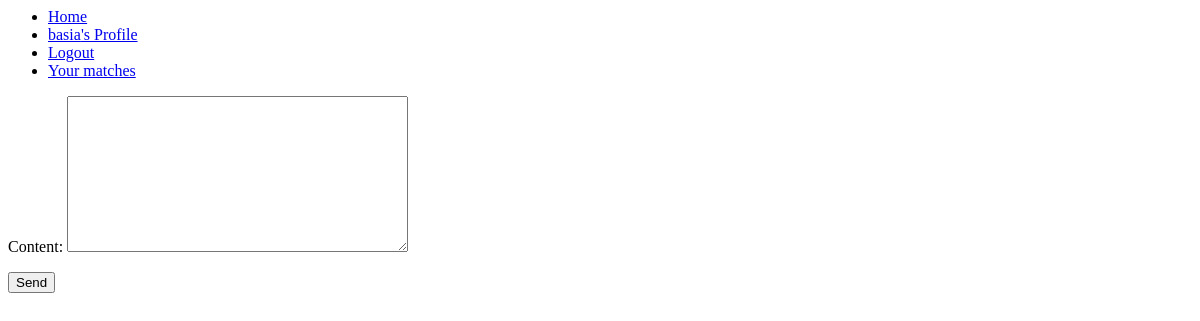
/messages/new/7 (signed in), run on an earlier commit of the app's database.
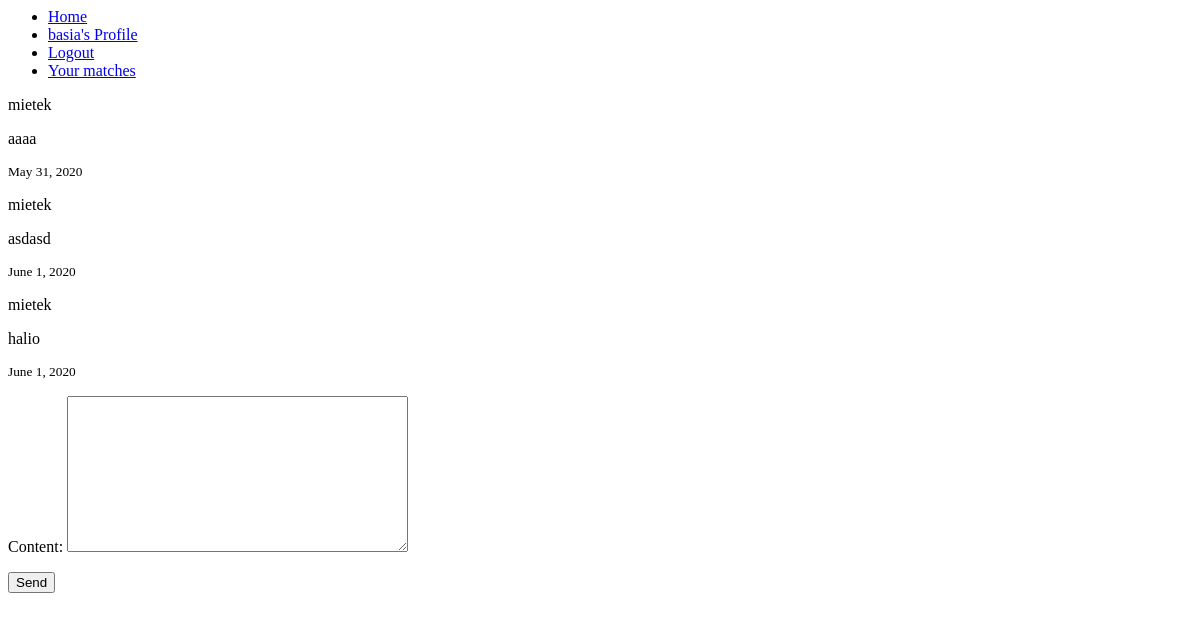
And on a later commit of the database.
### msgs/models.py (models this page shows)
class Message(models.Model):
    sender = models.ForeignKey(User, on_delete=models.CASCADE, related_name='messages_sent')
    receiver = models.ForeignKey(User, on_delete=models.CASCADE, related_name='messages_received')
    content = models.TextField(max_length=300)
    date_of_create = models.DateField(auto_now=True)

### msgs/views.py (the view, shortened to what this page needs)
# urls.py: path('new/<int:receiver_id>', MessageCreateView.as_view(), name='create_message')
class MessageCreateView(CreateView):
    model = Message
    fields = ['content']
    template_name = 'msgs/create_message.html'
    def get_context_data(self, **kwargs):
        context = super(MessageCreateView, self).get_context_data(**kwargs)
        receiver = User.objects.get(id=self.kwargs.get('receiver_id'))
        context['messages'] = Message.objects.filter(Q(sender=receiver, receiver=self.request.user)|Q(sender=self.request.user, receiver=receiver)).order_by('date_of_create')
        return context

### msgs/templates/msgs/create_message.html (shortened to what this page needs)
{% extends 'users/base.html' %}
{% block content %}
    {% for message in messages %}
        <p>{{ message.sender }}</p>
        <p>{{ message.content }}</p>
        <small>{{ message.date_of_create }}</small>
    {% endfor %}
    <form action="" method="POST">
        {{ form.as_p }}
        <button type="submit">Send</button>
    </form>
{% endblock %}

### users/templates/users/base.html (shortened to what this page needs)
<html>
    <head>
    </head>
    <body>
        <ul>
            <li><a href="{% url 'home' %}">Home</a></li>
            {% if user.is_authenticated %}
                <li><a href="{% url 'profile' pk=request.user.profile.pk %}">{{ request.user.first_name }}'s Profile</a></li>
                <li><a href="{% url 'logout' %}">Logout</a></li>
                <li><a href="{% url 'matches' %}">Your matches</a></li>
            {% else %}
                <li><a href="{% url 'register' %}">Register</a></li>
                <li><a href="{% url 'login' %}">Login</a></li>
            {% endif %}
        </ul>
        {% block content %}
        {% endblock %}
    </body>
</html>

What changed in the data, as far as the page shows it:
added Message: sender "mietek", content "aaaa", date_of_create "May 31, 2020"
added Message: sender "mietek", content "asdasd", date_of_create "June 1, 2020"
added Message: sender "mietek", content "halio", date_of_create "June 1, 2020"
